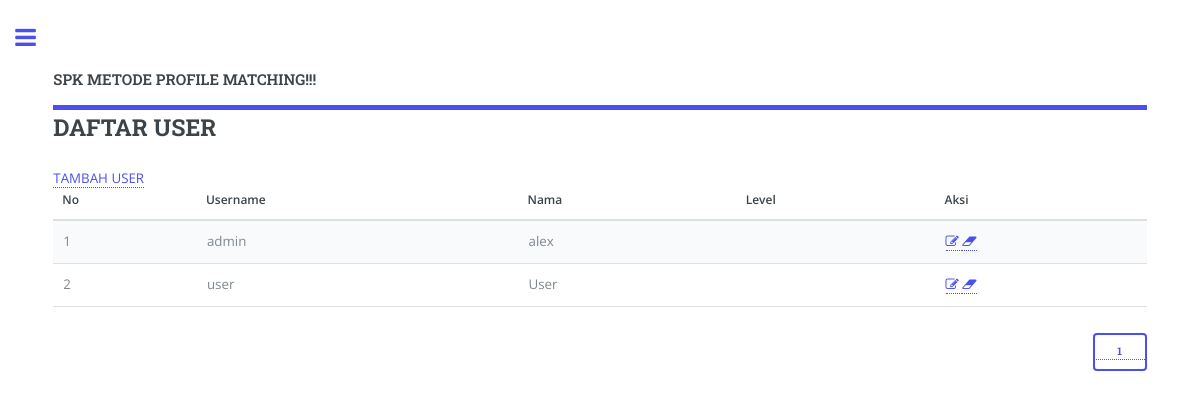
Page /?page=user (signed in) on the committed database.
### tables this page shows
CREATE TABLE `tbl_user` (
  `id_user` int(5) NOT NULL,
  `username` varchar(100) NOT NULL,
  `password` varchar(100) NOT NULL,
  `nama` varchar(100) NOT NULL,
  `Level` varchar(25) NOT NULL
);

### user.php (the view, shortened to what this page needs)
<div class="panel-heading"><h2>DAFTAR USER</h2></div>
<a href="?page=user_tambah">TAMBAH USER</a><br>
	<table class="table">
		<thead>
			<tr>
				<th>No</th>
				<th>Username</th>
				<th>Nama</th>
				<th>Level</th>
				<th>Aksi</th>
			</tr>
		</thead>
		<tbody>
			<?php
			$halaman = 10;
			  $page = isset($_GET["halaman"]) ? (int)$_GET["halaman"] : 1;
			  $mulai = ($page>1) ? ($page * $halaman) - $halaman : 0;
			  $result = mysql_query("SELECT * FROM tbl_user");
			  $total = mysql_num_rows($result);
			  $pages = ceil($total/$halaman);
			  $query = mysql_query("SELECT * FROM tbl_user LIMIT $mulai, $halaman")or die(mysql_error);
			while ($data = mysql_fetch_assoc($query)){
				?>
				<tr>
					<td><?php echo $nomor=$nomor+1; ?></td>
					<td><?php echo $data['username']; ?></td>
					<td><?php echo $data['nama']; ?></td>
					<td><?php echo $data['level']; ?></td>
					<td>
						<a href="?page=user_edit&id_user=<?php echo $data['id_user']; ?>">
						<i class='fa fa-edit'></i>
						</a>
						<a href="user_hapus.php?id_user=<?php echo $data['id_user']; ?>">
						<i class="fa fa-eraser"></i>
						</a>
					</td>
				</tr>
			<?php
		}
			?>
		</tbody>
	</table>
	<div class="">
		<p align="right">
			<?php for ($i=1; $i<=$pages ; $i++){ ?>
				<a href="?page=user&halaman=<?php echo $i; ?>"><input type="button" value="<?php echo $i; ?>"></a>
		<?php } ?>
		</p>
	</div>

### assets/css/main.css (style rules this page uses)
html, body, div, span, applet, object, iframe, h1, h2, h3, h4, h5, h6, p, blockquote, pre, a, abbr, acronym, address, big, cite, code, del, dfn, em, img, ins, kbd, q, s, samp, small, strike, strong, sub, sup, tt, var, b, u, i, center, dl, dt, dd, ol, ul, li, fieldset, form, label, legend, table, caption, tbody, tfoot, thead, tr, th, td, article, aside, canvas, details, embed, figure, figcaption, footer, header, hgroup, menu, nav, output, ruby, section, summary, time, mark, audio, video { margin: 0; padding: 0; border: 0; font-size: 100%; font: inherit; vertical-align: baseline; }
body { line-height: 1; }
table { border-collapse: collapse; border-spacing: 0; }
body { -webkit-text-size-adjust: none; }
*, *:before, *:after { -moz-box-sizing: border-box; -webkit-box-sizing: border-box; box-sizing: border-box; }
body { -ms-overflow-style: scrollbar; }
body { background: #ffffff; }
body, input, select, textarea { color: #7f888f; font-family: "Open Sans", sans-serif; font-size: 13pt; font-weight: 400; line-height: 1.65; }
@media screen and (max-width: 1680px) { body, input, select, textarea { font-size: 11pt; } }
@media screen and (max-width: 1280px) { body, input, select, textarea { font-size: 10pt; } }
a { -moz-transition: color 0.2s ease-in-out, border-bottom-color 0.2s ease-in-out; -webkit-transition: color 0.2s ease-in-out, border-bottom-color 0.2s ease-in-out; -ms-transition: color 0.2s ease-in-out, border-bottom-color 0.2s ease-in-out; transition: color 0.2s ease-in-out, border-bottom-color 0.2s ease-in-out; border-bottom: dotted 1px; color: #4a50f0; text-decoration: none; }
em, i { font-style: italic; }
p { margin: 0 0 2em 0; }
h1, h2, h3, h4, h5, h6 { color: #3d4449; font-family: "Roboto Slab", serif; font-weight: 700; line-height: 1.5; margin: 0 0 1em 0; }
h2 { font-size: 1.75em; }
table { margin: 0 0 2em 0; width: 100%; }
table tbody tr { border: solid 1px rgba(210, 215, 217, 0.75); border-left: 0; border-right: 0; }
table tbody tr:nth-child(2n + 1) { background-color: rgba(230, 235, 237, 0.25); }
table td { padding: 0.75em 0.75em; }
table th { color: #3d4449; font-size: 0.9em; font-weight: 600; padding: 0 0.75em 0.75em 0.75em; text-align: left; }
table thead { border-bottom: solid 2px rgba(210, 215, 217, 0.75); }
input[type="submit"], input[type="reset"], input[type="button"], button, .button { -moz-appearance: none; -webkit-appearance: none; -ms-appearance: none; appearance: none; -moz-transition: background-color 0.2s ease-in-out, color 0.2s ease-in-out; -webkit-transition: background-color 0.2s ease-in-out, color 0.2s ease-in-out; -ms-transition: background-color 0.2s ease-in-out, color 0.2s ease-in-out; transition: background-color 0.2s ease-in-out, color 0.2s ease-in-out; background-color: transparent; border-radius: 0.375em; border: 0; box-shadow: inset 0 0 0 2px #4a50f0; color: #4a50f0 !important; cursor: pointer; display: inline-block; font-family: "Roboto Slab", serif; font-size: 0.8em; font-weight: 700; height: 3.5em; letter-spacing: 0.075em; line-height: 3.5em; padding: 0 2.25em; text-align: center; text-decoration: none; text-transform: uppercase; white-space: nowrap; }

### rows in the picture
tbl_user: username "admin", nama "alex"
tbl_user: nomor "2", username "user", nama "User"
